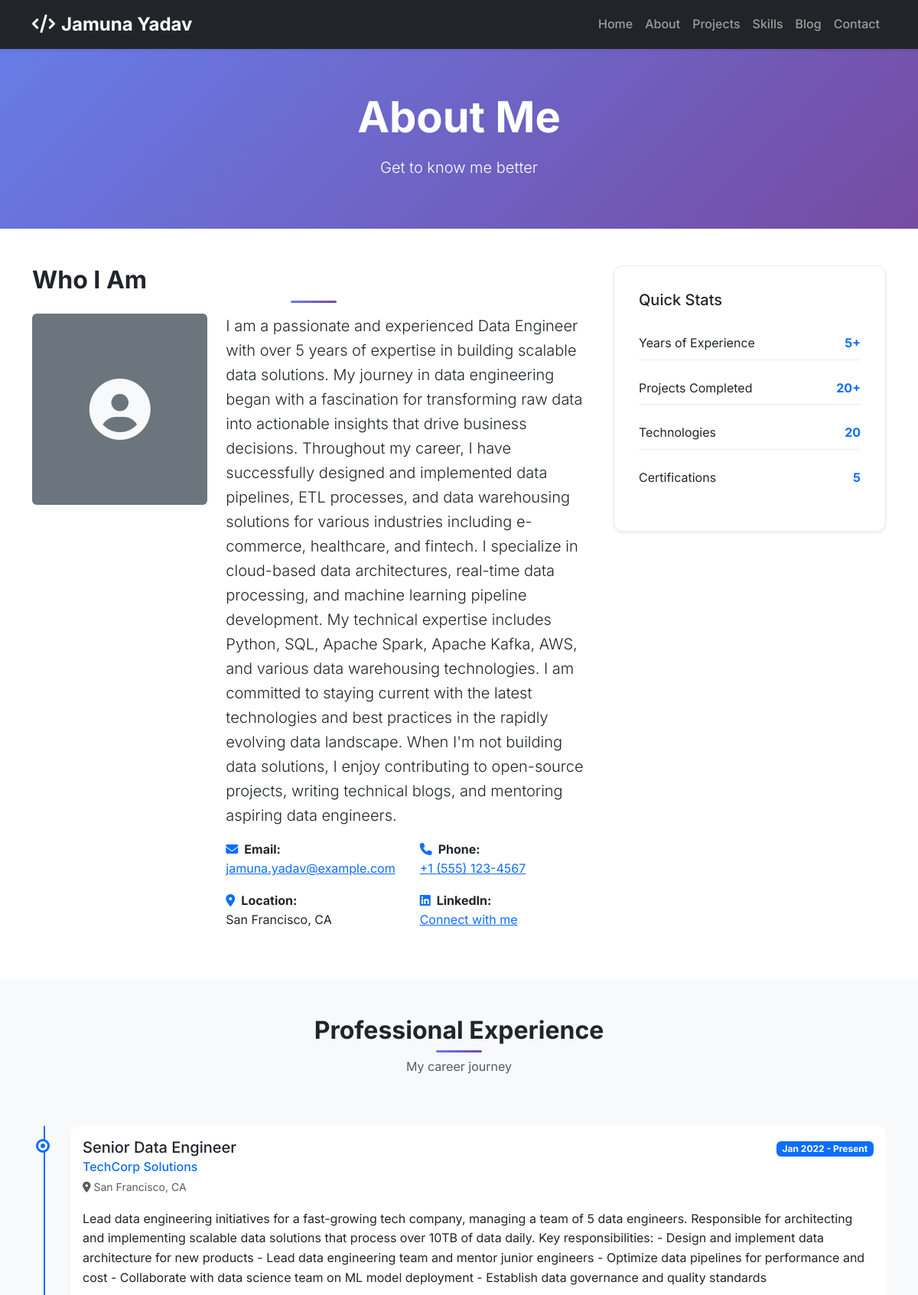
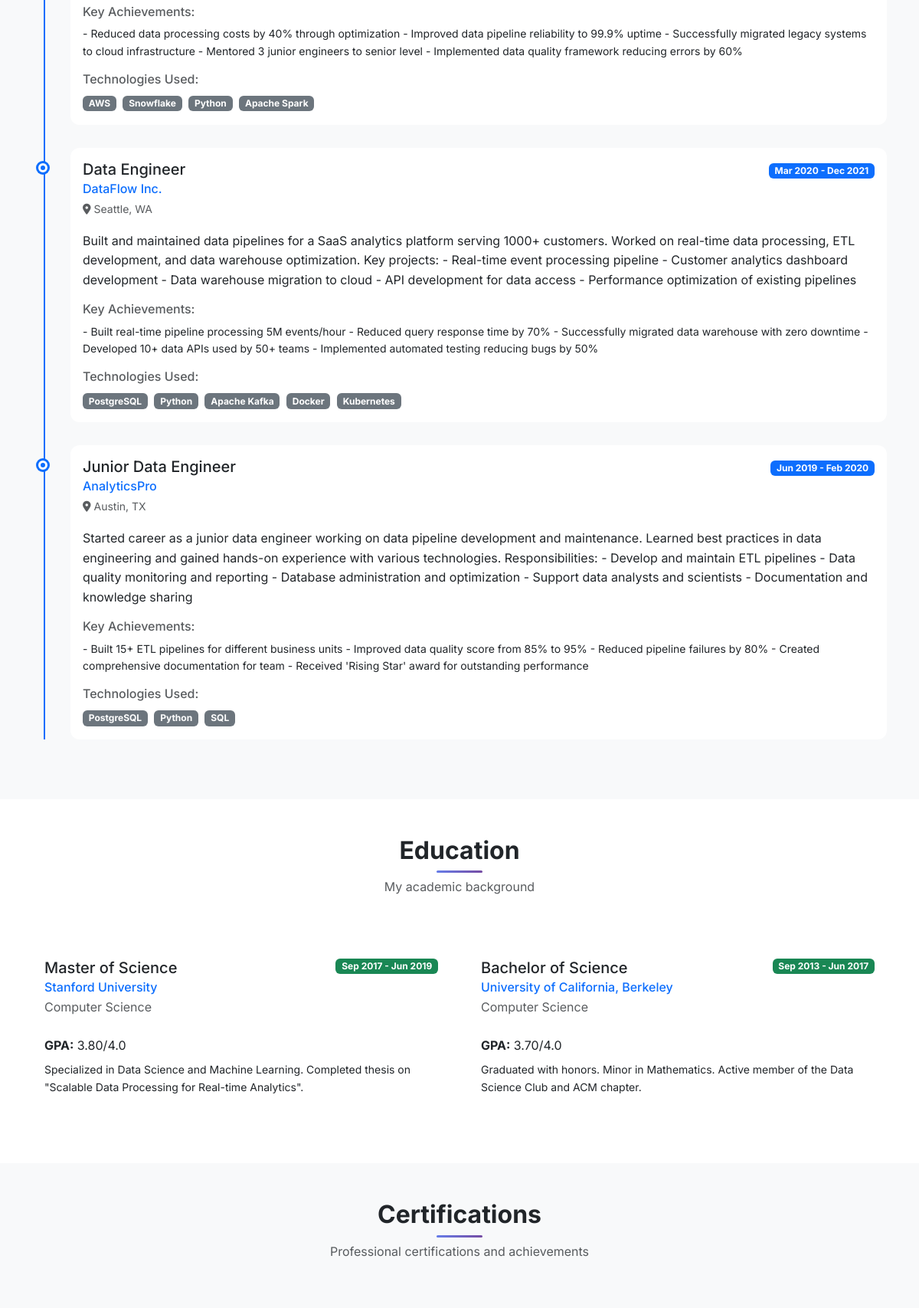
The page /about/ (upper part) on the database its author committed (2 pictures, top to bottom).
### portfolio/models.py (models this page shows, shortened)
class PersonalInfo(models.Model):
    name = models.CharField(max_length=100)
    title = models.CharField(max_length=200)
    email = models.EmailField()
    phone = models.CharField(max_length=20, blank=True)
    location = models.CharField(max_length=100, blank=True)
    linkedin = models.URLField(blank=True)
    github = models.URLField(blank=True)
    website = models.URLField(blank=True)
    profile_picture = models.ImageField(upload_to='profile/', blank=True, null=True)
    about_me = models.TextField()
    summary = models.TextField()
    created_at = models.DateTimeField(auto_now_add=True)
    updated_at = models.DateTimeField(auto_now=True)
    class Meta:
        verbose_name_plural = "Personal Info"

class Experience(models.Model):
    company = models.CharField(max_length=200)
    position = models.CharField(max_length=200)
    location = models.CharField(max_length=100, blank=True)
    start_date = models.DateField()
    end_date = models.DateField(blank=True, null=True)
    current = models.BooleanField(default=False)
    description = models.TextField()
    achievements = models.TextField(blank=True)
    technologies_used = models.ManyToManyField(Skill, related_name='experiences', blank=True)
    order = models.IntegerField(default=0)
    class Meta:
        ordering = ['-start_date', 'order']

class Skill(models.Model):
    SKILL_CATEGORIES = [
        ('programming', 'Programming Languages'),
        ('database', 'Databases'),
        ('cloud', 'Cloud Platforms'),
        ('tools', 'Tools & Technologies'),
        ('soft', 'Soft Skills'),
    ]
    name = models.CharField(max_length=100)
    category = models.CharField(max_length=20, choices=SKILL_CATEGORIES)
    proficiency = models.IntegerField(
        validators=[MinValueValidator(1), MaxValueValidator(100)],
        help_text="Skill proficiency level (1-100)"
    )
    icon = models.CharField(max_length=50, blank=True, help_text="FontAwesome icon class")
    order = models.IntegerField(default=0)
    class Meta:
        ordering = ['category', 'order', 'name']

class Education(models.Model):
    institution = models.CharField(max_length=200)
    degree = models.CharField(max_length=200)
    field_of_study = models.CharField(max_length=200)
    start_date = models.DateField()
    end_date = models.DateField(blank=True, null=True)
    current = models.BooleanField(default=False)
    gpa = models.DecimalField(max_digits=3, decimal_places=2, blank=True, null=True)
    description = models.TextField(blank=True)
    order = models.IntegerField(default=0)
    class Meta:
        ordering = ['-start_date', 'order']

### portfolio/views.py (the view)
# urls.py: path('about/', views.about, name='about'),
def about(request):
    try:
        personal_info = PersonalInfo.objects.first()
    except PersonalInfo.DoesNotExist:
        personal_info = None
    skills = Skill.objects.all()
    experiences = Experience.objects.all()
    education = Education.objects.all()
    certifications = Certification.objects.all()
    context = {
        'personal_info': personal_info,
        'skills': skills,
        'experiences': experiences,
        'education': education,
        'certifications': certifications,
    }
    return render(request, 'portfolio/about.html', context)

### templates/portfolio/about.html (shortened to what this page needs)
{% extends 'base.html' %}
{% load static %}
{% block content %}
<section class="bg-gradient-primary text-white py-5" style="padding-top: 120px !important;">
    <div class="container">
        <div class="row">
            <div class="col-12 text-center">
                <h1 class="display-4 fw-bold mb-3">About Me</h1>
                <p class="lead">Get to know me better</p>
            </div>
        </div>
    </div>
</section>
<section class="py-5">
    <div class="container">
        <div class="row">
            <div class="col-lg-8">
                <div class="about-content">
                    <h2 class="section-title mb-4">Who I Am</h2>
                    <div class="row">
                        <div class="col-md-4 mb-4">
                            {% if personal_info and personal_info.profile_picture %}
                                <img src="{{ personal_info.profile_picture.url }}" alt="Jamuna Yadav" class="img-fluid rounded">
                            {% else %}
                                <div class="bg-secondary rounded d-flex align-items-center justify-content-center" style="height: 250px;">
                                    <i class="fas fa-user-circle fa-5x text-light"></i>
                                </div>
                            {% endif %}
                        </div>
                        <div class="col-md-8">
                            {% if personal_info %}
                                <p class="lead mb-3">{{ personal_info.about_me }}</p>
                                <div class="personal-details">
                                    <div class="row">
                                        <div class="col-sm-6">
                                            <p><strong><i class="fas fa-envelope me-2 text-primary"></i>Email:</strong><br>
                                            <a href="mailto:{{ personal_info.email }}">{{ personal_info.email }}</a></p>
                                        </div>
                                        {% if personal_info.phone %}
                                        <div class="col-sm-6">
                                            <p><strong><i class="fas fa-phone me-2 text-primary"></i>Phone:</strong><br>
                                            <a href="tel:{{ personal_info.phone }}">{{ personal_info.phone }}</a></p>
                                        </div>
                                        {% endif %}
                                        {% if personal_info.location %}
                                        <div class="col-sm-6">
                                            <p><strong><i class="fas fa-map-marker-alt me-2 text-primary"></i>Location:</strong><br>
                                            {{ personal_info.location }}</p>
                                        </div>
                                        {% endif %}
                                        {% if personal_info.linkedin %}
                                        <div class="col-sm-6">
                                            <p><strong><i class="fab fa-linkedin me-2 text-primary"></i>LinkedIn:</strong><br>
                                            <a href="{{ personal_info.linkedin }}" target="_blank">Connect with me</a></p>
                                        </div>
                                        {% endif %}
                                    </div>
                                </div>
                            {% endif %}
                        </div>
                    </div>
                </div>
            </div>
            <div class="col-lg-4">
                <div class="quick-stats">
                    <h3 class="h5 mb-4">Quick Stats</h3>
                    <div class="stat-item mb-3">
                        <div class="d-flex justify-content-between">
                            <span>Years of Experience</span>
                            <span class="fw-bold text-primary">5+</span>
                        </div>
                    </div>
                    <div class="stat-item mb-3">
                        <div class="d-flex justify-content-between">
                            <span>Projects Completed</span>
                            <span class="fw-bold text-primary">{{ projects.count|default:"20+" }}</span>
                        </div>
                    </div>
                    <div class="stat-item mb-3">
                        <div class="d-flex justify-content-between">
                            <span>Technologies</span>
                            <span class="fw-bold text-primary">{{ skills.count|default:"15+" }}</span>
                        </div>
                    </div>
                    <div class="stat-item mb-3">
                        <div class="d-flex justify-content-between">
                            <span>Certifications</span>
                            <span class="fw-bold text-primary">{{ certifications.count|default:"8+" }}</span>
                        </div>
                    </div>
                </div>
            </div>
        </div>
    </div>
</section>
{% if experiences %}
<section class="py-5 bg-light">
    <div class="container">
        <div class="row">
            <div class="col-12 text-center mb-5">
                <h2 class="section-title">Professional Experience</h2>
                <p class="text-muted">My career journey</p>
            </div>
        </div>
        <div class="row">
            <div class="col-12">
                <div class="timeline">
                    {% for experience in experiences %}
                    <div class="timeline-item">
                        <div class="timeline-marker"></div>
                        <div class="timeline-content">
                            <div class="card">
                                <div class="card-body">
                                    <div class="d-flex justify-content-between align-items-start mb-3">
                                        <div>
                                            <h5 class="card-title mb-1">{{ experience.position }}</h5>
                                            <h6 class="text-primary mb-1">{{ experience.company }}</h6>
                                            {% if experience.location %}
                                                <small class="text-muted"><i class="fas fa-map-marker-alt me-1"></i>{{ experience.location }}</small>
                                            {% endif %}
                                        </div>
                                        <div class="text-end">
                                            <span class="badge bg-primary">
                                                {{ experience.start_date|date:"M Y" }} -
                                                {% if experience.current %}Present{% else %}{{ experience.end_date|date:"M Y" }}{% endif %}
                                            </span>
                                        </div>
                                    </div>
                                    <p class="card-text">{{ experience.description }}</p>
                                    {% if experience.achievements %}
                                        <div class="achievements mt-3">
                                            <h6 class="text-muted">Key Achievements:</h6>
                                            <p class="small">{{ experience.achievements }}</p>
                                        </div>
                                    {% endif %}
                                    {% if experience.technologies_used.all %}
                                        <div class="technologies mt-3">
                                            <h6 class="text-muted">Technologies Used:</h6>
                                            {% for tech in experience.technologies_used.all %}
                                                <span class="badge bg-secondary me-1">{{ tech.name }}</span>
                                            {% endfor %}
                                        </div>
                                    {% endif %}
                                </div>
                            </div>
                        </div>
                    </div>
                    {% endfor %}
                </div>
            </div>
        </div>
    </div>
</section>
{% endif %}
{% if education %}
<section class="py-5">
    <div class="container">
        <div class="row">
            <div class="col-12 text-center mb-5">
                <h2 class="section-title">Education</h2>
                <p class="text-muted">My academic background</p>
            </div>
        </div>
        <div class="row">
            {% for edu in education %}
            <div class="col-lg-6 mb-4">
                <div class="education-card card h-100">
                    <div class="card-body">
                        <div class="d-flex justify-content-between align-items-start mb-3">
                            <div>
                                <h5 class="card-title mb-1">{{ edu.degree }}</h5>
                                <h6 class="text-primary mb-1">{{ edu.institution }}</h6>
                                <p class="text-muted mb-2">{{ edu.field_of_study }}</p>
                            </div>
                            <span class="badge bg-success">
                                {{ edu.start_date|date:"M Y" }} -
                                {% if edu.current %}Present{% else %}{{ edu.end_date|date:"M Y" }}{% endif %}
                            </span>
                        </div>
                        {% if edu.gpa %}
                            <p class="mb-2"><strong>GPA:</strong> {{ edu.gpa }}/4.0</p>
                        {% endif %}
                        {% if edu.description %}
                            <p class="card-text small">{{ edu.description }}</p>
                        {% endif %}
                    </div>
                </div>
            </div>
            {% endfor %}
        </div>
    </div>
</section>
{% endif %}
{% if certifications %}
<section class="py-5 bg-light">
    <div class="container">
        <div class="row">
            <div class="col-12 text-center mb-5">
                <h2 class="section-title">Certifications</h2>
                <p class="text-muted">Professional certifications and achievements</p>
            </div>
        </div>
    </div>
</section>
{% endif %}
{% endblock %}

### static/css/style.css (style rules this page uses)
:root { --primary-color: #0d6efd; --secondary-color: #6c757d; --success-color: #198754; --warning-color: #ffc107; --danger-color: #dc3545; --light-color: #f8f9fa; --dark-color: #212529; --gradient-primary: linear-gradient(135deg, #667eea 0%, #764ba2 100%); --gradient-secondary: linear-gradient(135deg, #f093fb 0%, #f5576c 100%); --gradient-warning: linear-gradient(135deg, #ffecd2 0%, #fcb69f 100%); --shadow-sm: 0 0.125rem 0.25rem rgba(0, 0, 0, 0.075); --shadow: 0 0.5rem 1rem rgba(0, 0, 0, 0.15); --shadow-lg: 0 1rem 3rem rgba(0, 0, 0, 0.175); }
* { margin: 0; padding: 0; box-sizing: border-box; }
body { font-family: 'Inter', sans-serif; line-height: 1.6; color: var(--dark-color); }
.section-title { font-weight: 700; margin-bottom: 1rem; position: relative; }
.section-title::after { content: ''; position: absolute; bottom: -10px; left: 50%; transform: translateX(-50%); width: 60px; height: 3px; background: var(--gradient-primary); border-radius: 2px; }
.card { border: none; border-radius: 12px; transition: all 0.3s ease; overflow: hidden; }
.bg-gradient-primary { background: var(--gradient-primary); }

### templates/portfolio/about.html (style rules this page uses)
.timeline { position: relative; padding-left: 30px; }
.timeline::before { content: ''; position: absolute; left: 15px; top: 0; bottom: 0; width: 2px; background: var(--primary-color); }
.timeline-item { position: relative; margin-bottom: 30px; }
.timeline-marker { position: absolute; left: -22px; top: 20px; width: 12px; height: 12px; border-radius: 50%; background: var(--primary-color); border: 3px solid white; box-shadow: 0 0 0 3px var(--primary-color); }
.timeline-content { margin-left: 20px; }
.education-card { transition: all 0.3s ease; }
.quick-stats { background: white; padding: 2rem; border-radius: 12px; box-shadow: var(--shadow-sm); border: 1px solid #e9ecef; }
.stat-item { padding: 0.5rem 0; border-bottom: 1px solid #e9ecef; }
.stat-item:last-child { border-bottom: none; }

### rows shown on the page
PersonalInfo: about_me "I am a passionate and experienced Data Engineer with over 5 years of expertise in building scalable data solutions. My journey in data engineering began with a fascination for transforming raw data into actionable insights that drive business decisions. Throughout my career, I have successfully designed and implemented data pipelines, ETL processes, and data warehousing solutions for various industries including e-commerce, healthcare, and fintech. I specialize in cloud-based data architectures, real-time data processing, and machine learning pipeline development. My technical expertise includes Python, SQL, Apache Spark, Apache Kafka, AWS, and various data warehousing technologies. I am…", email "jamuna.yadav@example.com", phone "+1 (555) 123-4567", location "San Francisco, CA"
Experience: position "Senior Data Engineer", company "TechCorp Solutions", location "San Francisco, CA", start_date "Jan 2022", current "Present", description "Lead data engineering initiatives for a fast-growing tech company, managing a team of 5 data engineers. Responsible for architecting and implementing scalable data solutions that process over 10TB of data daily. Key responsibilities: - Design and implement data architecture for new products - Lead data engineering team and mentor junior engineers - Optimize data pipelines for performance and cost - Collaborate with data science team on ML model deployment - Establish data governance and quality standards", achievements "- Reduced data processing costs by 40% through optimization - Improved data pipeline reliability to 99.9% uptime - Successfully migrated legacy systems to cloud infrastructure - Mentored 3 junior engineers to senior level - Implemented data quality framework reducing errors by 60%"
Skill: name "AWS"
Skill: name "Snowflake"
Skill: name "Python"
Skill: name "Apache Spark"
Experience: position "Data Engineer", company "DataFlow Inc.", location "Seattle, WA", start_date "Mar 2020", end_date "Dec 2021", description "Built and maintained data pipelines for a SaaS analytics platform serving 1000+ customers. Worked on real-time data processing, ETL development, and data warehouse optimization. Key projects: - Real-time event processing pipeline - Customer analytics dashboard development - Data warehouse migration to cloud - API development for data access - Performance optimization of existing pipelines", achievements "- Built real-time pipeline processing 5M events/hour - Reduced query response time by 70% - Successfully migrated data warehouse with zero downtime - Developed 10+ data APIs used by 50+ teams - Implemented automated testing reducing bugs by 50%"
Skill: name "PostgreSQL"
Skill: name "Apache Kafka"
Skill: name "Docker"
Skill: name "Kubernetes"
Experience: position "Junior Data Engineer", company "AnalyticsPro", location "Austin, TX", start_date "Jun 2019", end_date "Feb 2020", description "Started career as a junior data engineer working on data pipeline development and maintenance. Learned best practices in data engineering and gained hands-on experience with various technologies. Responsibilities: - Develop and maintain ETL pipelines - Data quality monitoring and reporting - Database administration and optimization - Support data analysts and scientists - Documentation and knowledge sharing", achievements "- Built 15+ ETL pipelines for different business units - Improved data quality score from 85% to 95% - Reduced pipeline failures by 80% - Created comprehensive documentation for team - Received 'Rising Star' award for outstanding performance"
Skill: name "SQL"
Education: degree "Master of Science", institution "Stanford University", field_of_study "Computer Science", start_date "Sep 2017", end_date "Jun 2019", gpa "3.80", description "Specialized in Data Science and Machine Learning. Completed thesis on \"Scalable Data Processing for Real-time Analytics\"."
Education: degree "Bachelor of Science", institution "University of California, Berkeley", field_of_study "Computer Science", start_date "Sep 2013", end_date "Jun 2017", gpa "3.70", description "Graduated with honors. Minor in Mathematics. Active member of the Data Science Club and ACM chapter."

### other values the page prints
{{ projects.count|default:"20+" }} "20+"
{{ skills.count|default:"15+" }} "20"
{{ certifications.count|default:"8+" }} "5"
